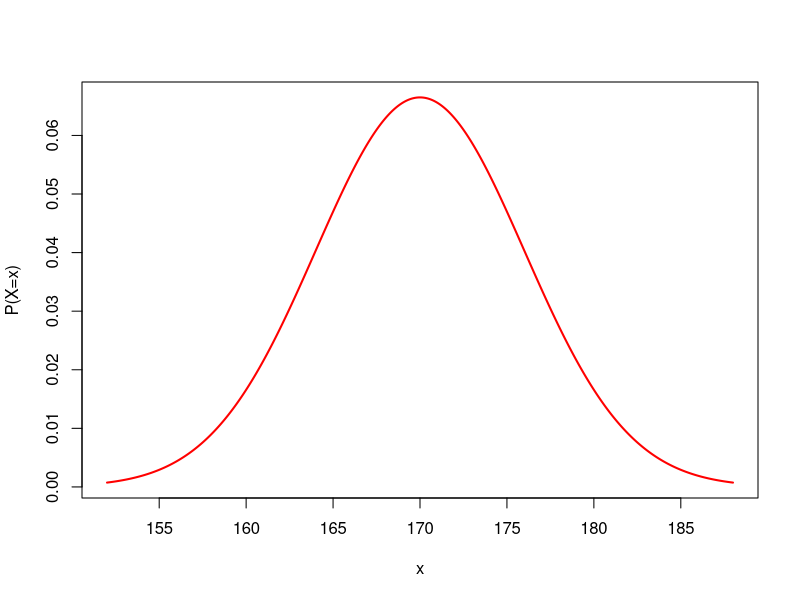
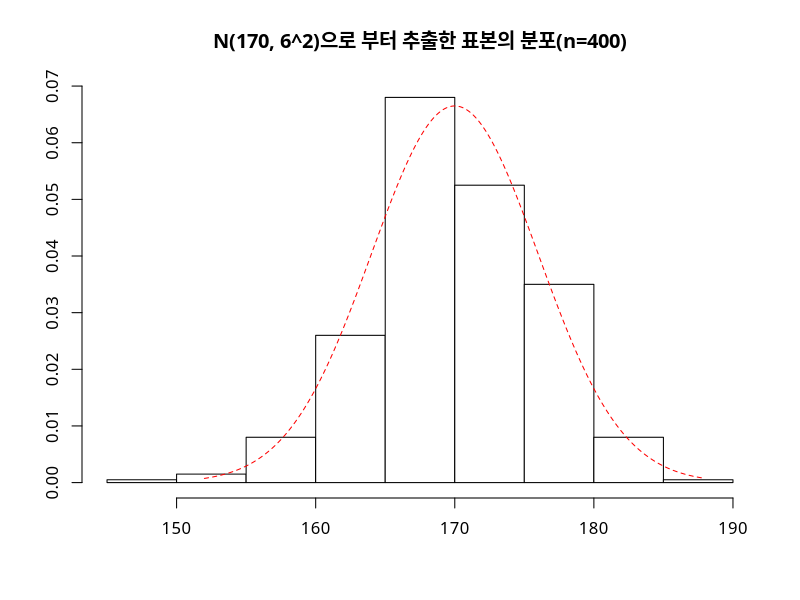

Generate these figures, in order, with R: (Note: this script raises an error after producing the figures.)
#1. 정규분포 

#1.1. 평균이 170이 분산 6인 자료, 다른 표현으로는 확률변수 X가 N(170, 6)을 따르는 자료 작성

options(digits = 3)
mu <- 170 #평균
sigma <-6 #분산
ll <- mu - 3*sigma #3배의 표준편차 3시그마 범위
ul <- mu + 3*sigma
print(ul)

#1.2. 평균이 170이 분산 6인 확률분포 그래프 작성 :dnrom()
x <- seq(ll, ul, by = 0.01) #확률변수 X 생성
nd <- dnorm(x, mean = mu, sd = sigma) ##평균 mu 분산이 sigma를 따르는 확률 변수 x가 발생할 확률
plot(x, nd,type = 'l', xlab = 'x', ylab = "P(X=x)", lwd = 2, col = 'red') # 확률변수 x가 평균mu와 분산 sigma의 조건에서 발생할 확률을 표시한 그래프
sum(nd)


#1.3.평균이 170이 분산 6인 확률분포 함수 값 계산 :pnorm()
pnorm(mu, mean = mu, sd = sigma) #확률 변수 X가 평균 mu, 분산 sigma를 따를 때 X가 평균보다 작을 확률
pnorm(ll, mean = mu, sd = sigma)#확률 변수 X가 평균 mu, 분산 sigma를 따를 때 X가 152보다 작을 확률
pnorm(ul, mean = mu, sd = sigma) #확률 변수 X가 평균 mu, 분산 sigma를 따를 때 X가 188보다 작을 확률
pnorm(180, mean = mu, sd = sigma) - pnorm(175, mean = mu, sd = sigma) #확률 변수 X가 평균 mu, 분산 sigma를 따를 때 X가 152보다 크고 188보다 작을 확률


#1.4. 평균이 170이 분산 6인 확률분포 분위수 확인: qnorm()
qnorm(0.25, mean = mu, sd = sigma)
qnorm(0.5, mean = mu, sd = sigma)
qnorm(0.75, mean = mu, sd = sigma)
qnorm(c(0.25, 0.5, 0.75), mean = mu, sd = sigma)


#1.5. 평균이 170 분산이 6인 모집단에서 표본 추출: rnorm
par(family = "AppleGothic") #맥북의 경우 한글 깨짐 방지를 위해 필요
options(digits = 5)
set.seed(5)
smp <- rnorm(400, mean = mu, sd = sigma)
hist(smp, probability = T,
     main = "N(170, 6^2)으로 부터 추출한 표본의 분포(n=400)",
     xlab = "", ylab = "", col = "white", border = "black")
lines(x, nd, lty = 2, col = 'red')


#1.5 표준 정규 분포
 
option(digit = 4)
mu <-0
sigma <-1
ll <- mu - 3 * sigma
ul <- mu + 3 * sigma

x <- seq(ll, ul, by = 0.01)
nd <- dnorm(x, mean = mu, sd = sigma)
plot(x, nd, type = 'l', xlab = "x", ylab = "P(X=x)", lwd = 2, col = 'blue' )

pnorm(180, mean = mu, sd = sigma) - pnorm(175, mean = mu, sd = sigma)

p0.05 <-qnorm(0.05, mean = mu, sd = sigma)
p0.025 <- qnorm(0.025, mean = mu, sd =sigma)

pnorm(1.645) - pnorm(-1.645)
pnorm(1.96) - pnorm(-1.96)

x <- seq()
dnorm()

#2. 표본 평균 x의 분포

#2.1 각 표본의 표본 평균 값을 저장할 벡터 생성
m10 <- rep(NA, 1000) #표본 크기가 10인 표본을 1000번 추출
m40 <- rep(NA, 1000) #표본 크기가 40인 표본을 1000번 추출

set.seed(9) #동일한 난수 생성을 위해 난수 생성 값 고정

#2.2. 각 표본의 표본 평균 생성 모집단 학생들의 평균 키는 170, 표준 편차는 6
for(i in 1:1000){
  m10[i] <- mean(rnorm(10, mean = 170, sd = 6)) #학생 키의 평균이 170, 표준편차가 6인 학생 집단에서 10명의 학생을 한 표본으로  하여 이 표본의 평균을 1000번 생성
  m40[i] <- mean(rnorm(40, mean = 170, sd = 6)) #학생 키의 평균이 170, 표준편차가 6인 학생 집단에서 40명의 학생을 한 표본으로  하여 이 표본의 평균을 1000번 생성
} 

#2.3. 각 표본평균의 평균과 표준 편차 구하기
options(digits = 4) #자리수 설정, 출력 숫자의 자리수를 4자리로
c(mean(m10), sd(m10)) #10명의 학생들을 한 표본으로 한 표본 평균 분포의 평균과 편차
c(mean(m40), sd(m40)) #40명의 학생들을 한 표본으로 한 표본 평균 분포의 평균과 편차

#각 표본 평균의 분포 그래프 그리기
hist(m10, xlim = c(160, 180), main = "", xlab = "x", ylab = "", col = 'cyan', border = "blue") #10명 학생들을 한 표본으로 한 표본 평균들의 분포 그래프
hist(m40, xlim = c(160, 180), main = "", xlab = "x", ylab = "", col = 'cyan', border = "blue") #40명 학생들을 한 표본으로 한 표본 평균들의 분포 그래프



#3. 중심극한 정리

#3.1. 모집단이 정규 분포일 때 추출된 표본 평균 x의 분포
#서로 다른 정규분포 1.N(3, 1의 제곱) 2.N(170, 6의 제곱)로 부터 표본 크기가 4인 표본을 1000번 추출

set.seed(123) #난수 고정
n <- 1000 #추출 횟수

r.1.mean = rep(NA, n) #N(3, 1의 제곱)의 표본 평균을 저장할 벡터
r.2.mean = rep(NA, n) #N(170, 6의 제곱)의 표본 평균을 저장할 벡터

for (i in 1:n){
  r.1.mean[i] = mean(rnorm(4, mean = 3, sd=1))
  r.2.mean[i] = mean(rnorm(4, mean = 170, sd = 6))
} #각 표본의 표본 평균을 1000번 구하여 각각에 저장

options(digits = 4)
c(mean(r.1.mean), sd(r.1.mean)) #1번 모집단의 표본 평균의 평균과 표준 편차 값
c(mean(r.2.mean), sd(r.2.mean)) #2번 모집단의 표본 평균의 평균과 표준 편차 값

hist(r.1.mean, prob = T, xlab = "표본평균", ylab = "밀도",
     main = "", col = "orange", border = "red")
x1 <- seq(min(r.1.mean), max(r.1.mean), length = 1000)
y1 <- dnorm(x=x1, mean = 3, sd =(1/sqrt(4)))
lines(x1, y1, lty =2, lwd=2, col ="blue")


hist(r.2.mean, prob = T, xlab = "표본평균", ylab = "밀도",
     main = "", col = "orange", border = "red")
x2 <- seq(min(r.2.mean), max(r.2.mean), length = 1000)
y2 <- dnorm(x=x2, mean = 170, sd =(6/sqrt(4)))
lines(x2, y2, lty =2, lwd=2, col ="blue")


#3.2. 모집단이 정규 분포가 아닌 임의의 분포일 때 표본평균의 분포

set.seed(12)
t<-10
p<- 0.1
#x<-0:10
n<-1000
b.2.mean <- rep(NA, n)
b.4.mean <- rep(NA, n)
b.32.mean <- rep(NA, n)

for(i in 1:n){
  b.2.mean[i] <-mean(rbinom(2, size = t, prob = p))
  b.4.mean[i] <-mean(rbinom(4, size = t, prob = p))
  b.32.mean[i] <-mean(rbinom(32, size = t, prob = p))
}

c(mean(b.2.mean), sd(b.2.mean))
c(mean(b.4.mean), sd(b.4.mean))
c(mean(b.32.mean), sd(b.32.mean))

hist(b.2.mean, probability = T, xlim = c(0,4), main = "표본크기:2", col ="orange", border = 'red')
x1 <- seq(min(b.2.mean), max(b.2.mean), length = 1000)
y1 <- dnorm(x=x1, mean = 1, sd = sqrt(0.9)/sqrt(2))
lines(x1, y1, lty = 2, lwd = 2, col = 'blue')


hist(b.4.mean, probability = T, xlim = c(0,4), main = "표본크기:4", col ="orange", border = 'red')
x2 <- seq(min(b.4.mean), max(b.4.mean), length = 1000)
y2 <- dnorm(x = x2, mean = 1, sd = sqrt(0.9)/sqrt(4))
lines(x2, y2, lty = 2, lwd = 2, col = 'blue')

hist(b.32.mean, probability = T, xlim = c(0,4), main = "표본크기:32", col ="orange", border = 'red')
x3 <- seq(min(b.32.mean), max(b.32.mean), length = 1000)
y3 <- dnorm(x = x3, mean = 1, sd = sqrt(0.9)/sqrt(32))
lines(x3, y3, lty = 2, lwd = 2, col = 'blue')

#4. 유효성
x <- seq(-3, 3, by = 0.01)
y <- dnorm(x)
y.1 <- dnorm(x, sd = sqrt(1/3))
y.2 <- dnorm(x, sd = sqrt(7/18))

pnorm(0.1, sd = sqrt(1/3)) - pnorm(-0.1, sd = sqrt(1/3))
pnorm(0.1, sd = sqrt(7/18)) - pnorm(-0.1, sd = sqrt(7/18))

plot(x, y, type ='l', ylim = c(0,0.8), axes = F, ylab = "",lwd = 3, col = "yellow")
lines(x, y.1, col ='red', lwd =3)
lines(x, y.2, col = 'green', lty=2, lwd=3)
axis(1)

ㄱ#5. 구간 추정

#5.1. 신뢰구간 의미 파악
set.seed(123) #동일한 난수 생성을 위한 설정
n <- 10 #표본의 크기 
x <- 1:100 #표본 추출 순서
y <- seq(-3,3, by = 0.01) #-3부터 3까지 0.01 씩 증가하는 벡터 

smps <- matrix(rnorm(n*length(x)), ncol = n) #표본정규분포로 부터 표본 개수(n=10) * 표본 추출횟수(x의 크기 =100)인 1000개의 난수 생성, 각 행별은 10개씩 추출한 표본 역할 
xbar <- apply(smps, 1, mean) #각 표본의 평균(행별)을 xbar에 저장
se <- 1 /sqrt(10) # 표준오차 구하기:모집단이 표준 정규 분포인 경우 분자는 모집단의 표준 편차인 1, 분자는 표본 개수의 제곱근
alpha <- 0.05 #오류의 확률 
z <- qnorm(1 - alpha/2) #상한의 z와 하한의 z 사이의 면접이(1-a)가 되는 z 값 계산
ll <- xbar -z *se #하한'표본평균 +_ z(a/2)SE(X)구함
ul <- xbar +z *se #상한'표본평균 +_ z(a/2)SE(X)구함

plot(y, type = "n", xlab = "trial", ylab = "Z",
     main = "95% Confidence Interval for Populatoin mean",
     xlim = c(1, 100), ylim = c(-1.5, 1.5), cex.lab = 1.8) #100개의 신뢰구간이 들어갈 빈 영역(type='n)을 그림. x축에 각 시행이 표시되고(시행이 100회이므로 이를 모두 표현해주기 위해 xlim=c(0, 100)),y 축은 표준정규 본포 값

abline(h = 0, col = "red", lty = 2) #모집단 평균이 0을 붉은색 점선으로 표시
l.c <- rep(NA, length(x))
l.c <- ifelse(ll * ul > 0, "red", "black") #각각의 신뢰구간이 평균을 포함하면 하한은 음수, 상한은 양수이므로 하한과 상한을 곱한 값이 음수가 됨
#상한과 하한의 곱의 값이 음수이면 흑색, 양수이면 적색으로 표시()
arrows(1:length(x), ll, 1:length (x), ul, code = 3,
       angle= 90, length = 0.02, col = l.c, lwd = 1.5)


#모분산을 모를 때 95% 신뢰구간
ci.t <- function(x, alpha=0.05){  #함수 이름 ci.t 신뢰구간을 구할 자료들이 들어 있는 벡터를 전달받아 변수 x에 저장 사용, 오류의 확률 a는 기본전달인자로 0.05를 기본값으로 설정
  n <- length(smp) #표본크기를 변수 n에 저장
  m <- mean(x) #표본의 평균을 변수 m에 저장
  s <- sd(x) #표본의 표준편차를 변수 sdp 저장
  t <- qt(1 - (alpha /2), df = n-1) #t 값을 구하기 위해 분위수 함수qt()함수 사용
  ll <- m - t * (s / sqrt(n)) #신뢰 구간 하한 값 구하기 
  ul <- m + t * (s /sqrt(n)) #신뢰 구간 상한 값 구하기
  ci <- c(1- alpha, ll, m, ul) #신뢰수준, 하한, 평균, 상한 값 벡터 생성
  names(ci) <- c("Confidence Level", "Lower limit", "Mean", "Upper limit") #벡터 값의 이름 생성
  return(ci) #함수를 호출한 사람에게 벡터 ci 반환
}

smp <- c(520, 498, 481, 512, 515, 542, 520, 518, 527, 526)
ci.t(smp)
ci.t(smp, 0.1)
